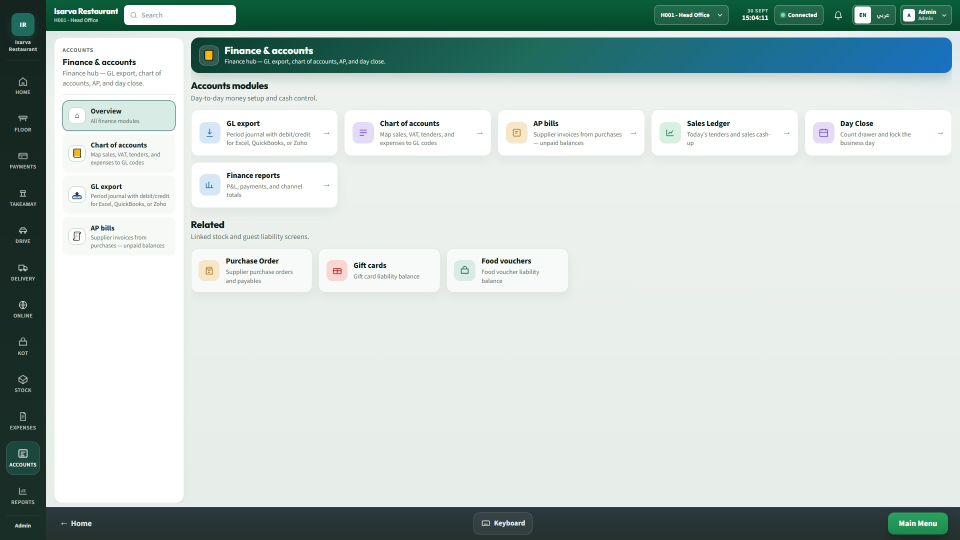
#> input picture project/screens_parts_fk/J_accounts.jpg, 1920 x 1080 px, found by its file name (shown at 1/2 size); the run also reads 1 picture not shown here
$ python measure_boxes.py
#> lines starting #> are read from the running program, lines starting #| are printed output that depends on the picture; pictures that were not available may be replaced by others from this repository, and a replacement may not be noted
from PIL import Image

def find_text_box(img_path):
    im = Image.open(img_path)
    print(f"Image {img_path}:")

# Let's inspect J_accounts for Day Close
im_j = Image.open("project/screens_parts_fk/J_accounts.jpg")
#> im_j is the input picture: PIL image 1920x1080 RGB; mean R, G, B 193.2, 206, 202.2
# The Day Close tile is in Accounts modules (second row or first row?)
# Let's crop around x=1300 to 1800, y=180 to 320 to see Day Close
im_j_crop = im_j.crop((1400, 180, 1850, 320))
im_j_crop.save("scratch/crop_day_close.jpg")
print("Saved crop_day_close.jpg")

# In K_settings, let's see left sub-tabs
im_k = Image.open("project/screens_parts_fk/K_settings_live.jpg")
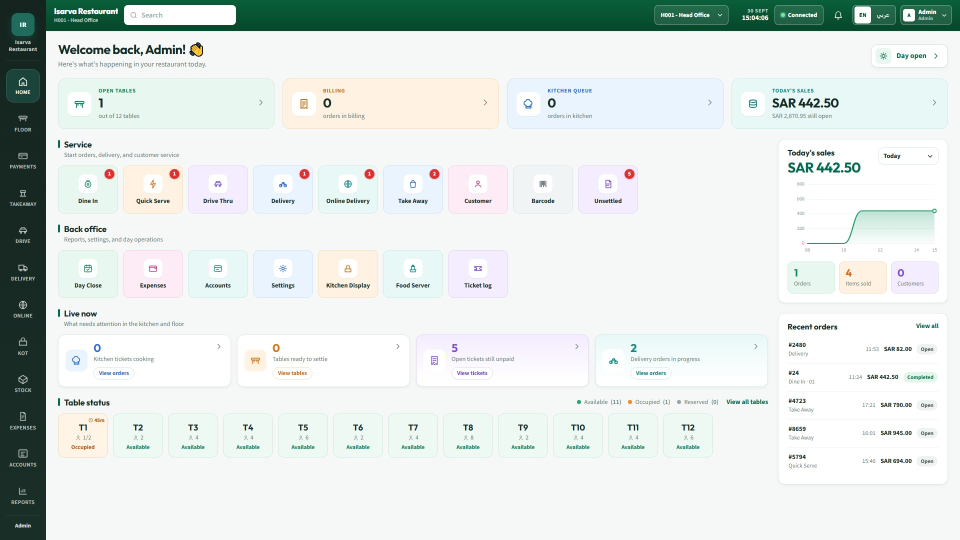
#> input picture project/screens_parts_fk/H_kitchen_kot.jpg, 1920 x 1080 px, given in place of K_settings_live.jpg, which was not available (shown at 1/2 size)
#> im_k is the input picture: PIL image 1920x1080 RGB; mean R, G, B 220.8, 228.1, 225.3
im_k_crop = im_k.crop((50, 140, 200, 600))
im_k_crop.save("scratch/crop_k_tabs.jpg")
print("Saved crop_k_tabs.jpg")

# In G_online, let's see QR menu link button and HungerStation card
im_g = Image.open("project/screens_parts_fk/G_online.jpg")
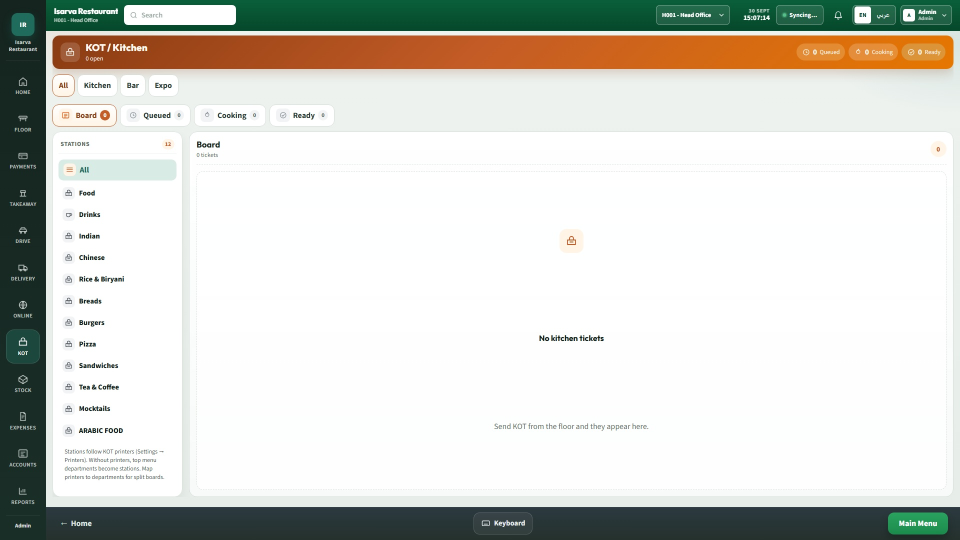
#> input picture project/screens_parts_fk/H_kitchen_kot_with_orders.jpg, 1920 x 1080 px, given in place of G_online.jpg, which was not available (shown at 1/2 size)
#> im_g is the input picture: PIL image 1920x1080 RGB; mean R, G, B 211.6, 212.4, 205.8
# QR menu link is at top right
im_g_crop1 = im_g.crop((1200, 60, 1800, 140))
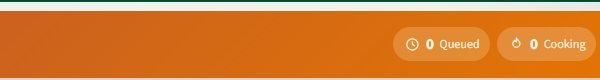
#> im_g_crop1: PIL image 600x80 RGB; mean R, G, B 212.8, 128.3, 54.8
im_g_crop1.save("scratch/crop_g_buttons.jpg")
# HungerStation card
im_g_crop2 = im_g.crop((50, 200, 450, 560))
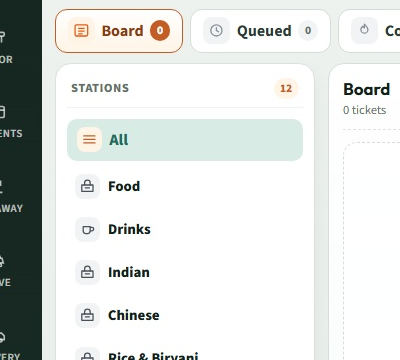
#> im_g_crop2: PIL image 400x360 RGB; mean R, G, B 221, 224.2, 221.9
im_g_crop2.save("scratch/crop_g_card.jpg")
print("Saved G crops")

# In H_kitchen, let's see boards
im_h = Image.open("project/screens_parts_fk/H_kitchen_kot_live.jpg")
im_h_crop = im_h.crop((50, 120, 400, 200))
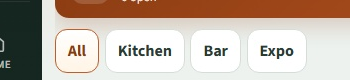
#> im_h_crop: PIL image 350x80 RGB; mean R, G, B 193.8, 179.7, 167.6
im_h_crop.save("scratch/crop_h_boards.jpg")
print("Saved H crop")

# In I_riders, let's see riders
im_i = Image.open("project/screens_parts_fk/I_delivery_riders_view.jpg")
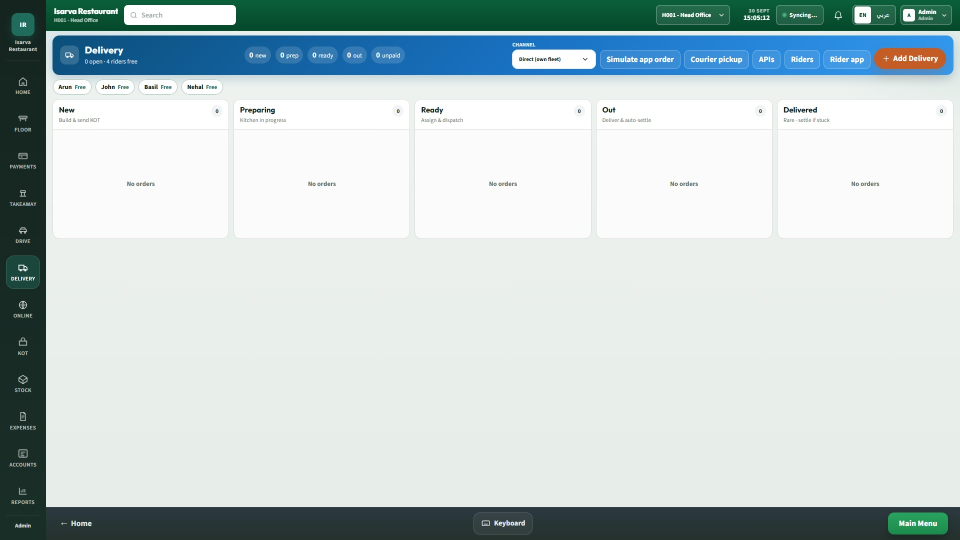
#> input picture project/screens_parts_fk/I_delivery_riders_view.jpg, 1920 x 1080 px, found by its file name (shown at 1/2 size)
#> im_i is the input picture: PIL image 1920x1080 RGB; mean R, G, B 192.9, 206.4, 206.5
im_i_crop = im_i.crop((50, 120, 500, 200))
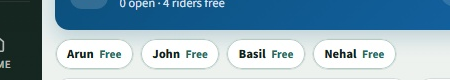
#> im_i_crop: PIL image 450x80 RGB; mean R, G, B 140.1, 169, 184.7
im_i_crop.save("scratch/crop_i_riders.jpg")
print("Saved I crop")
